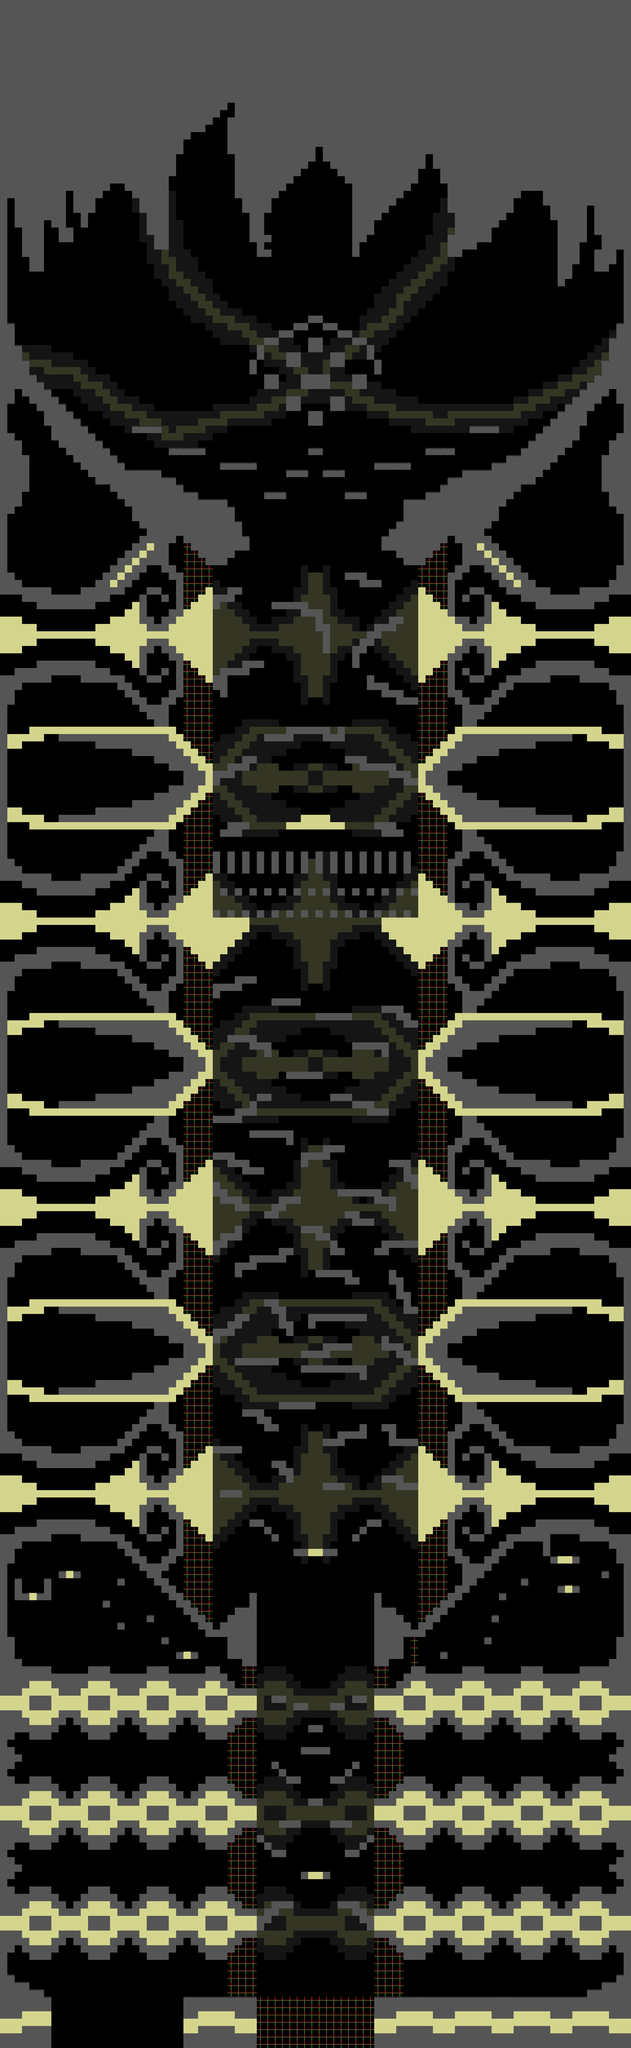

Below is a game level as drawn by its tile map, then a one-line description and the .tmx that defines it (tile-layer data replaced by summaries):
An orthogonal 86x279 tile map with 32x32 px tiles, 2 tile layers (background, main) and 202 objects (93x gate, 78x elevator, 13x darkZone, 12x switch, 2x text, ...).

<map version="1.0" tiledversion="1.0.3" orientation="orthogonal" renderorder="right-down" width="86" height="279" tilewidth="32" tileheight="32" nextobjectid="223">
 <properties>
  <property name="cameraHeight" type="float" value="0" />
  <property name="cameraWidth" type="float" value="24" />
 </properties>
 <tileset firstgid="1" source="../../textures/tilesets/test/testTileset.tsx" />
 <layer name="background" width="86" height="279" opacity="0.25">
  <data>[23994 cells, 3466 non-empty, 2 distinct tile ids]</data>
 </layer>
 <layer name="main" width="86" height="279">
  <data>[23994 cells, 10281 non-empty, 4 distinct tile ids]</data>
 </layer>
 <objectgroup name="gateNetwork">
  <object id="25" name="-1" type="gate" x="1088" y="8288" width="32" height="32">
   <properties>
    <property name="id" type="int" value="-1" />
    <property name="inverted" type="bool" value="false" />
    <property name="speed" type="float" value="10" />
   </properties>
  </object>
  <object id="26" name="-1" type="gate" x="1056" y="8288" width="32" height="32">
   <properties>
    <property name="id" type="int" value="-1" />
    <property name="inverted" type="bool" value="false" />
    <property name="speed" type="float" value="10" />
   </properties>
  </object>
  <object id="27" name="-1" type="gate" x="1024" y="8256" width="32" height="32">
   <properties>
    <property name="id" type="int" value="-1" />
    <property name="inverted" type="bool" value="false" />
    <property name="speed" type="float" value="10" />
   </properties>
  </object>
  <object id="28" name="-1" type="gate" x="992" y="8224" width="32" height="32">
   <properties>
    <property name="id" type="int" value="-1" />
    <property name="inverted" type="bool" value="false" />
    <property name="speed" type="float" value="10" />
   </properties>
  </object>
  <object id="29" name="-1" type="gate" x="1632" y="8288" width="32" height="32">
   <properties>
    <property name="id" type="int" value="-1" />
    <property name="inverted" type="bool" value="false" />
    <property name="speed" type="float" value="10" />
   </properties>
  </object>
  <object id="30" name="-1" type="gate" x="1664" y="8288" width="32" height="32">
   <properties>
    <property name="id" type="int" value="-1" />
    <property name="inverted" type="bool" value="false" />
    <property name="speed" type="float" value="10" />
   </properties>
  </object>
  <object id="31" name="-1" type="gate" x="1696" y="8256" width="32" height="32">
   <properties>
    <property name="id" type="int" value="-1" />
    <property name="inverted" type="bool" value="false" />
    <property name="speed" type="float" value="10" />
   </properties>
  </object>
  <object id="32" name="-1" type="gate" x="1728" y="8224" width="32" height="32">
   <properties>
    <property name="id" type="int" value="-1" />
    <property name="inverted" type="bool" value="false" />
    <property name="speed" type="float" value="10" />
   </properties>
  </object>
  <object id="33" name="-1" type="gate" x="1632" y="7808" width="32" height="32">
   <properties>
    <property name="id" type="int" value="-1" />
    <property name="inverted" type="bool" value="false" />
    <property name="speed" type="float" value="10" />
   </properties>
  </object>
  <object id="34" name="-1" type="gate" x="1664" y="7808" width="32" height="32">
   <properties>
    <property name="id" type="int" value="-1" />
    <property name="inverted" type="bool" value="false" />
    <property name="speed" type="float" value="10" />
   </properties>
  </object>
  <object id="35" name="-1" type="gate" x="1696" y="7776" width="32" height="32">
   <properties>
    <property name="id" type="int" value="-1" />
    <property name="inverted" type="bool" value="false" />
    <property name="speed" type="float" value="10" />
   </properties>
  </object>
  <object id="36" name="-1" type="gate" x="1728" y="7744" width="32" height="32">
   <properties>
    <property name="id" type="int" value="-1" />
    <property name="inverted" type="bool" value="false" />
    <property name="speed" type="float" value="10" />
   </properties>
  </object>
  <object id="37" name="-1" type="gate" x="1088" y="7808" width="32" height="32">
   <properties>
    <property name="id" type="int" value="-1" />
    <property name="inverted" type="bool" value="false" />
    <property name="speed" type="float" value="10" />
   </properties>
  </object>
  <object id="38" name="-1" type="gate" x="1024" y="7776" width="32" height="32">
   <properties>
    <property name="id" type="int" value="-1" />
    <property name="inverted" type="bool" value="false" />
    <property name="speed" type="float" value="10" />
   </properties>
  </object>
  <object id="39" name="-1" type="gate" x="1056" y="7808" width="32" height="32">
   <properties>
    <property name="id" type="int" value="-1" />
    <property name="inverted" type="bool" value="false" />
    <property name="speed" type="float" value="10" />
   </properties>
  </object>
  <object id="40" name="-1" type="gate" x="992" y="7744" width="32" height="32">
   <properties>
    <property name="id" type="int" value="-1" />
    <property name="inverted" type="bool" value="false" />
    <property name="speed" type="float" value="10" />
   </properties>
  </object>
  <object id="41" name="-1" type="gate" x="896" y="7040" width="32" height="32">
   <properties>
    <property name="id" type="int" value="-1" />
    <property name="inverted" type="bool" value="false" />
    <property name="speed" type="float" value="10" />
   </properties>
  </object>
  <object id="42" name="-1" type="gate" x="864" y="7008" width="32" height="32">
   <properties>
    <property name="id" type="int" value="-1" />
    <property name="inverted" type="bool" value="false" />
    <property name="speed" type="float" value="10" />
   </properties>
  </object>
  <object id="43" name="-1" type="gate" x="832" y="6976" width="32" height="32">
   <properties>
    <property name="id" type="int" value="-1" />
    <property name="inverted" type="bool" value="false" />
    <property name="speed" type="float" value="10" />
   </properties>
  </object>
  <object id="44" name="-1" type="gate" x="800" y="6944" width="32" height="32">
   <properties>
    <property name="id" type="int" value="-1" />
    <property name="inverted" type="bool" value="false" />
    <property name="speed" type="float" value="10" />
   </properties>
  </object>
  <object id="45" name="-1" type="gate" x="1824" y="7040" width="32" height="32">
   <properties>
    <property name="id" type="int" value="-1" />
    <property name="inverted" type="bool" value="false" />
    <property name="speed" type="float" value="10" />
   </properties>
  </object>
  <object id="46" name="-1" type="gate" x="1856" y="7008" width="32" height="32">
   <properties>
    <property name="id" type="int" value="-1" />
    <property name="inverted" type="bool" value="false" />
    <property name="speed" type="float" value="10" />
   </properties>
  </object>
  <object id="47" name="-1" type="gate" x="1888" y="6976" width="32" height="32">
   <properties>
    <property name="id" type="int" value="-1" />
    <property name="inverted" type="bool" value="false" />
    <property name="speed" type="float" value="10" />
   </properties>
  </object>
  <object id="48" name="-1" type="gate" x="1920" y="6944" width="32" height="32">
   <properties>
    <property name="id" type="int" value="-1" />
    <property name="inverted" type="bool" value="false" />
    <property name="speed" type="float" value="10" />
   </properties>
  </object>
  </objectgroup>
 <objectgroup name="area">
  <!-- 13 objects omitted --></objectgroup>
 <objectgroup name="meta">
  <!-- 6 objects omitted --></objectgroup>
</map>
<!-- 178 of 202 objects omitted -->
